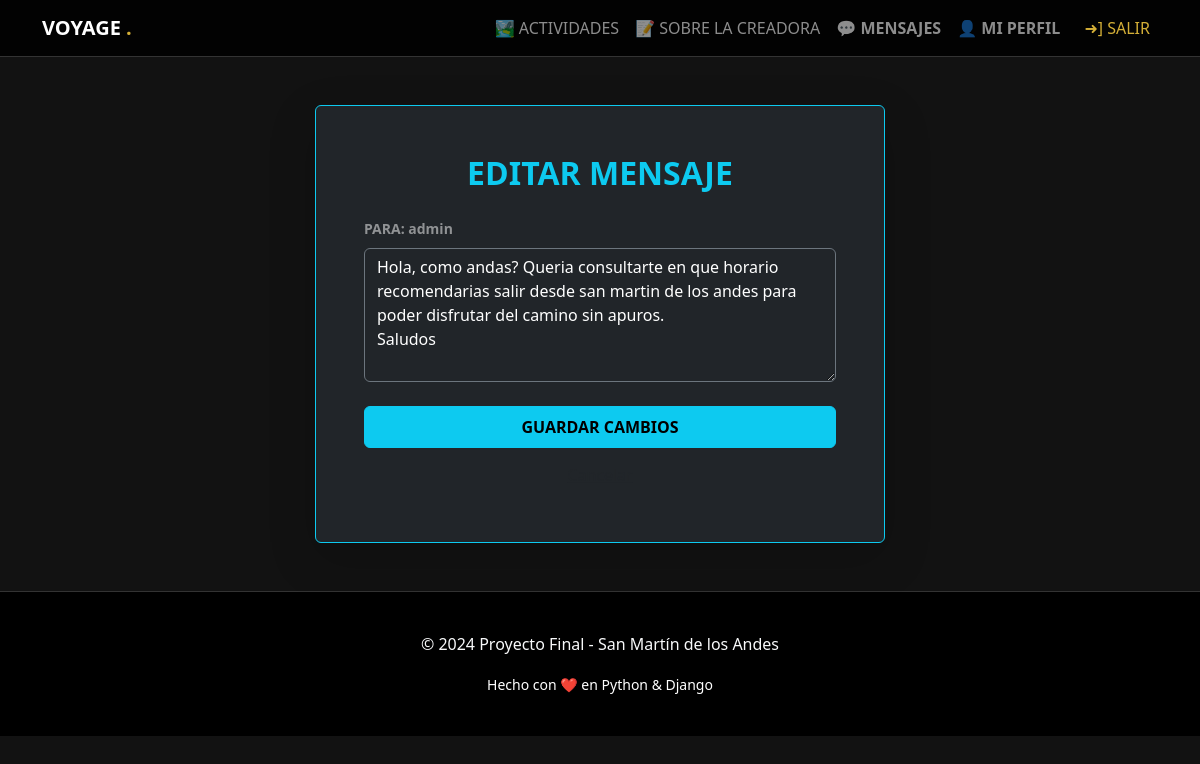
/accounts/messages/edit/4/ (signed in), run on the app's committed database.
### accounts/models.py (models this page shows, shortened)
class Mensaje(models.Model):
    emisor = models.ForeignKey(User, on_delete=models.CASCADE, related_name="enviados")
    receptor = models.ForeignKey(User, on_delete=models.CASCADE, related_name="recibidos")
    contenido = models.TextField()
    fecha = models.DateTimeField(auto_now_add=True)

### accounts/views.py (the view)
# urls.py: path('messages/edit/<int:pk>/', views.editar_mensaje, name='editar_mensaje'),
@login_required
def editar_mensaje(request, pk):
    mensaje = get_object_or_404(Mensaje, pk=pk)
    if mensaje.emisor != request.user:
        return redirect('inbox')
    if request.method == 'POST':
        contenido = request.POST.get('contenido')
        if contenido:
            mensaje.contenido = contenido
            mensaje.save()
            return redirect('inbox')
    return render(request, 'accounts/mensaje_edit.html', {'mensaje': mensaje})

### accounts/templates/accounts/mensaje_edit.html (shortened to what this page needs)
{% extends 'pages/base.html' %}
{% block content %}
<div class="container py-5">
    <div class="row justify-content-center">
        <div class="col-md-6 bg-dark p-5 rounded border border-info shadow-lg">
            <h2 class="text-info fw-bold text-center mb-4">EDITAR MENSAJE</h2>
            <form method="post">
                <div class="mb-4">
                    <label class="text-white-50 small fw-bold">PARA: {{ mensaje.receptor.username }}</label>
                    <textarea name="contenido" class="form-control bg-dark text-white border-secondary mt-2" rows="5">{{ mensaje.contenido }}</textarea>
                </div>
                <button type="submit" class="btn btn-info w-100 fw-bold py-2">GUARDAR CAMBIOS</button>
                <a href="{% url 'inbox' %}" class="btn btn-link text-muted w-100 mt-2">Cancelar</a>
            </form>
        </div>
    </div>
</div>
{% endblock %}

### pages/templates/pages/base.html (style rules this page uses)
body { background-color: #121212; color: #ffffff; font-family: 'Segoe UI', sans-serif; }

### data on the page
Mensaje: receptor.username "admin", contenido "Hola, como andas? Queria consultarte en que horario recomendarias salir desde san martin de los andes para poder disfrutar del camino sin apuros. Saludos"
